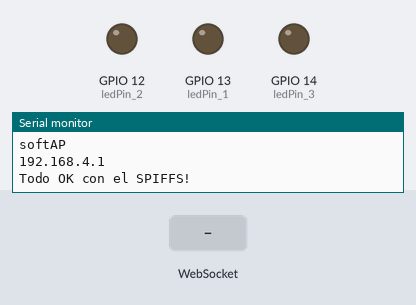
Bench run of a sketch on a simulated ESP32. Parts: output pins drawn as LEDs (lit = HIGH), the last lines printed to the serial monitor. The inputs (shaded band) are chosen by the test bench. Storage starts empty.

Above: at 1.2 s.
1.3 s: WebSocket text "LedOn1" received
At 2.5 s:
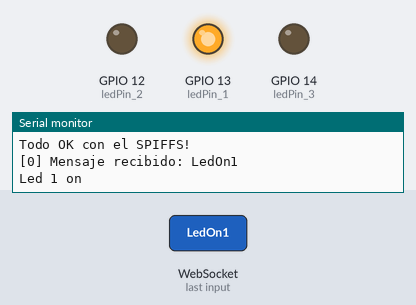
2.8 s: WebSocket text "LedOn2" received
At 3.8 s:
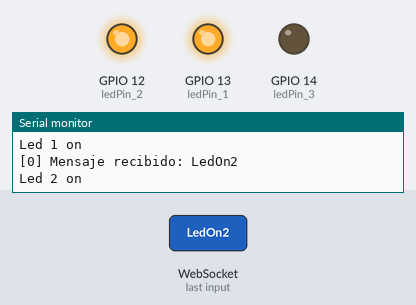
4.3 s: WebSocket text "LedOff1" received
At 4.9 s:
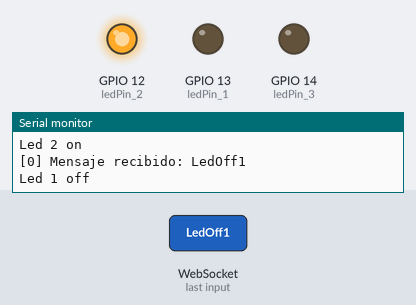
5.8 s: WebSocket text "LedOn3" received
At 7.0 s:
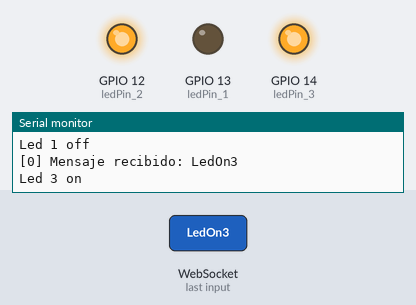
7.3 s: WebSocket text "LedOff2" received
At 8.4 s:
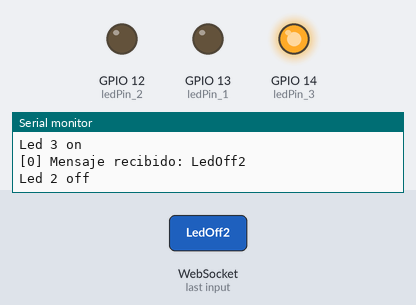
8.8 s: WebSocket text "LedOff3" received
At 9.5 s:
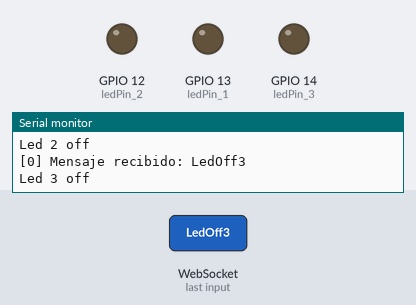
Timing chart, 0 to 11.3 s (numbered marks = the images above; inputs shaded):
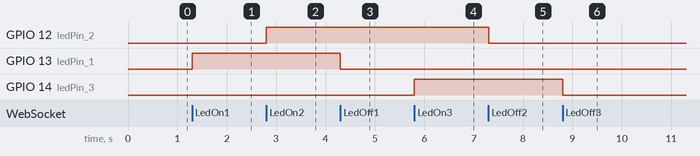

The sketch:

E1.ino
```cpp
/*---------------------------------------------
  Curso de Desarrollo IoT
  Módulo: Inventors
  Clase: 7
  Ejercicio: 1
---------------------------------------------*/

#include <WiFi.h>
#include <ESPAsyncWebServer.h>
#include <SPIFFS.h>
#include <WebSocketsServer.h>

const int ledPin_1 = 13;
const int ledPin_2 = 12;
const int ledPin_3 = 14;

const char *ssid = "WIFI_AP_ESP32";   //Se puede cambiar el nombre si se desea
const char *password = "";            //Se puede cambiar la contraseña si se desea

AsyncWebServer server(80);
WebSocketsServer websockets(81);


void setup() {

  Serial.begin(115200);
  pinMode(ledPin_1, OUTPUT);
  pinMode(ledPin_2, OUTPUT);
  pinMode(ledPin_3, OUTPUT);

  WiFi.softAP(ssid, password);  //SSID Y CONTRA
  Serial.println("\nsoftAP");
  Serial.println(WiFi.softAPIP());


  if(!SPIFFS.begin(true)){
    Serial.println("Error al montar SPIFFS!");
  } else {
    Serial.println("Todo OK con el SPIFFS!");
  }

  server.on("/", HTTP_GET, [](AsyncWebServerRequest * request) {
    request->send(SPIFFS, "/index.html", "text/html");
  });

  server.on("/style.css", HTTP_GET, [](AsyncWebServerRequest * request) {
    request->send(SPIFFS, "/style.css", "text/css");
  });


  server.onNotFound(notFound);
  server.begin();

  websockets.begin();
  websockets.onEvent(webSocketEvent);
}


void loop() {
  websockets.loop();
}

//CALLBACKS
void webSocketEvent(uint8_t num, WStype_t type, uint8_t *payload, size_t length) {
  switch (type) {
    case WStype_DISCONNECTED:
      Serial.printf("[%u] Desconectado!\n", num);
      break;

    case WStype_CONNECTED: {
      IPAddress ip = websockets.remoteIP(num);
      websockets.sendTXT(num, "Conectado en servidor:");
    }
    break;

    case WStype_TEXT: {
      Serial.printf("[%u] Mensaje recibido: %s\n", num, payload);
      String msg = String((char *)(payload));

      if (msg.equalsIgnoreCase("LedOn1")) {
        Serial.println("Led 1 on");
        digitalWrite(ledPin_1, HIGH);
      }

      if (msg.equalsIgnoreCase("LedOff1")) {
        Serial.println("Led 1 off");
        digitalWrite(ledPin_1, LOW);
      }

      if (msg.equalsIgnoreCase("LedOn2")) {
        Serial.println("Led 2 on");
        digitalWrite(ledPin_2, HIGH);
      }

      if (msg.equalsIgnoreCase("LedOff2")) {
        Serial.println("Led 2 off");
        digitalWrite(ledPin_2, LOW);
      }

      if (msg.equalsIgnoreCase("LedOn3")) {
        Serial.println("Led 3 on");
        digitalWrite(ledPin_3, HIGH);
      }

      if (msg.equalsIgnoreCase("LedOff3")) {
        Serial.println("Led 3 off");
        digitalWrite(ledPin_3, LOW);
      }
    }
    break;
  }
}
void notFound(AsyncWebServerRequest *request){
  request->send(404, "text/plain", "Pagina no encontrada!");
}
```

Measured:
- after the input at 1.3 s, GPIO 13 (ledPin_1): LOW → HIGH at once
- after the input at 2.8 s, GPIO 12 (ledPin_2): LOW → HIGH at once
- after the input at 4.3 s, GPIO 13 (ledPin_1): HIGH → LOW at once
- after the input at 5.8 s, GPIO 14 (ledPin_3): LOW → HIGH at once
- after the input at 7.3 s, GPIO 12 (ledPin_2): HIGH → LOW at once
- after the input at 8.8 s, GPIO 14 (ledPin_3): HIGH → LOW at once
